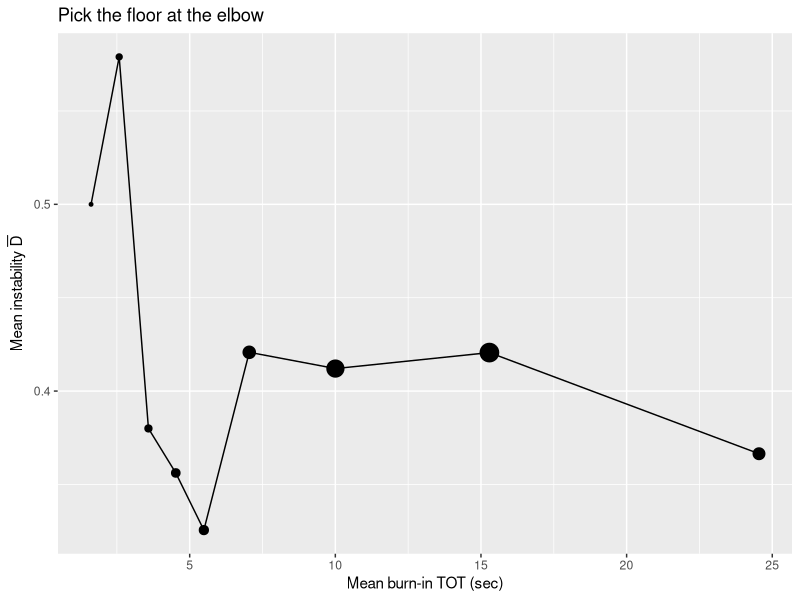
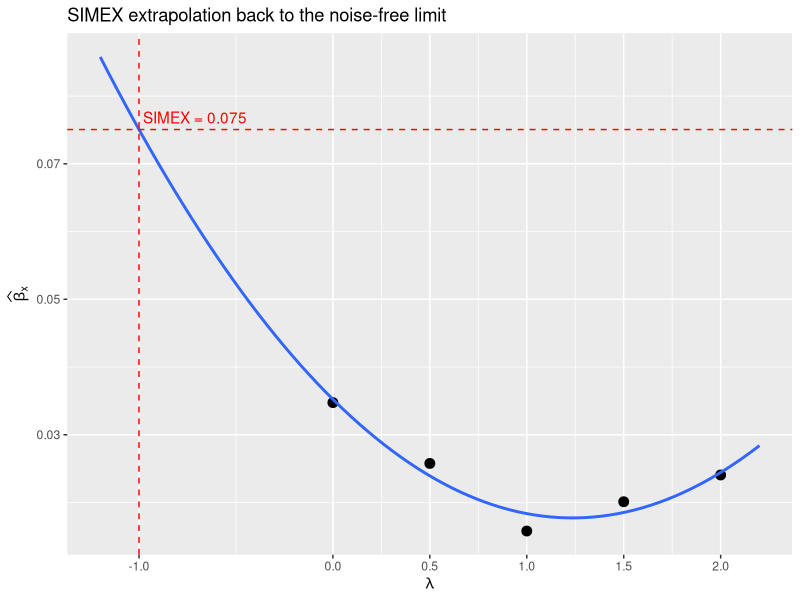
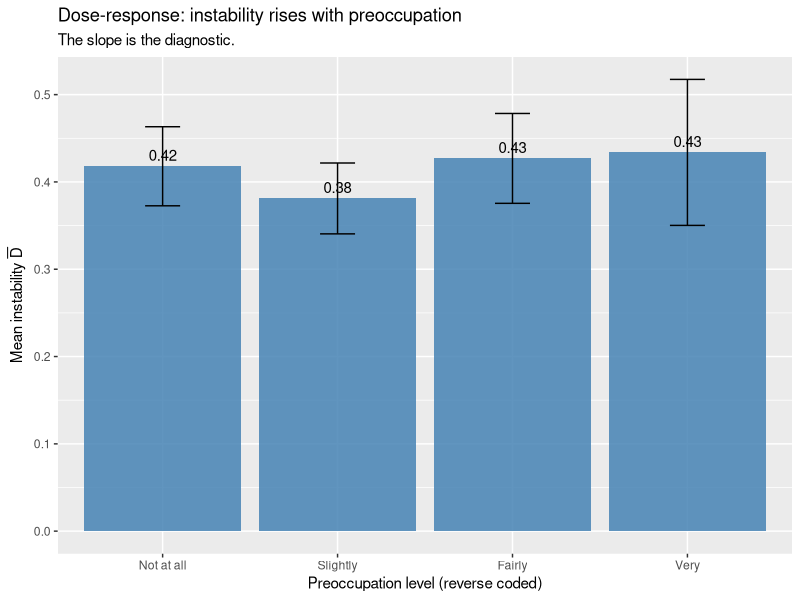

The R script that drew these images, in order:
## ---- chunk 1
suppressPackageStartupMessages(library(DiagrammeR))

DiagrammeR::grViz("
digraph cognitive {
  graph [rankdir = LR, splines = ortho, nodesep = 0.5, ranksep = 0.6]
  node  [shape = box, style = 'filled,rounded', fillcolor = '#dbe7f5',
         fontname = 'Helvetica', fontsize = 11, width = 1.6, height = 0.55]
  edge  [fontname = 'Helvetica', fontsize = 9, color = '#444444']

  Q   [label = 'Question\\nposed', fillcolor = '#cfead0']
  S1  [label = '1. Comprehension']
  S2  [label = '2. Retrieval']
  S3  [label = '3. Judgment']
  S4  [label = '4. Response selection']
  A   [label = 'Recorded\\nanswer', fillcolor = '#f2d9b1']

  E1  [label = 'Question wording\\nVague terms\\nDouble-barrelled items', shape = note, fillcolor = '#fdecec', height = 0.7, width = 1.7]
  E2  [label = 'Recall failure\\nAvailability bias\\nOmission of evidence', shape = note, fillcolor = '#fdecec', height = 0.7, width = 1.7]
  E3  [label = 'Anchoring\\nFraming\\nSatisficing\\nMood-as-information', shape = note, fillcolor = '#fdecec', height = 0.8, width = 1.7]
  E4  [label = 'Acquiescence\\nExtreme/midpoint\\nScale interpretation', shape = note, fillcolor = '#fdecec', height = 0.7, width = 1.7]

  Q -> S1 -> S2 -> S3 -> S4 -> A
  S1 -> E1 [style = dashed]
  S2 -> E2 [style = dashed]
  S3 -> E3 [style = dashed]
  S4 -> E4 [style = dashed]

  { rank = same; S1; E1 }
  { rank = same; S2; E2 }
  { rank = same; S3; E3 }
  { rank = same; S4; E4 }
}
", height = 360)
## ---- chunk 2
stages <- tibble::tibble(
  Stage             = c("1. Comprehension",
                        "2. Retrieval",
                        "3. Judgment",
                        "4. Response selection"),
  `Cognitive operation` = c("Parse syntax; assign reference; infer pragmatic meaning",
                            "Search memory for relevant beliefs, episodes, attitudes",
                            "Integrate retrieved evidence into a tentative answer",
                            "Map the answer onto the response options"),
  `Dominant error mechanism` = c("Question wording; vague terms; double-barrelled items",
                                 "Recall failure; availability; omission of relevant evidence",
                                 "Anchoring; framing; satisficing; mood-as-information",
                                 "Acquiescence; central tendency; extreme responding; scale interpretation")
)

knitr::kable(
  stages,
  caption = "The four-stage cognitive model of survey response and the dominant error mechanism at each stage. Adapted from @tourangeau2000psychology.",
  booktabs = TRUE
)
## ---- chunk 3
tse <- tibble::tibble(
  Component = c("Coverage error", "Sampling error", "Nonresponse error",
                "Measurement error (instrument)", "Measurement error (respondent)",
                "Processing error"),
  Source = c("Mismatch between the target population and the sampling frame",
             "Variation across samples of the same size from the same frame",
             "Differences between respondents and non-respondents in the realised sample",
             "Question wording, mode, interviewer, layout",
             "Comprehension, retrieval, judgment, response selection",
             "Coding, editing, weighting, imputation"),
  `Reducible by` = c("Better frame; multi-frame designs",
                     "Larger $n$; design-based variance reduction (Chapter on Sampling)",
                     "Targeted follow-up; weighting adjustments",
                     "Cognitive pretesting; mode harmonisation; question redesign",
                     "Better stage-1 and stage-4 design; *but not stage-2/3 noise*",
                     "Process audits; double coding")
)

knitr::kable(
  tse,
  caption = "The Total Survey Error framework. Adapted from @groves2009survey. The contribution of this chapter is concentrated in the respondent-side measurement-error row.",
  booktabs = TRUE
) |>
  kableExtra::kable_styling(latex_options = "scale_down",
                            bootstrap_options = "striped")
## ---- chunk 4
suppressPackageStartupMessages(library(DiagrammeR))

DiagrammeR::grViz("
digraph tse {
  graph [rankdir = TB, nodesep = 0.4, ranksep = 0.5]
  node  [shape = box, style = 'filled,rounded',
         fontname = 'Helvetica', fontsize = 10]
  edge  [color = '#444444']

  TSE [label = 'Total Survey Error', fillcolor = '#cfead0', fontsize = 12, height = 0.45, width = 2]

  REP [label = 'Representation\\n(who is in the data)', fillcolor = '#dbe7f5', height = 0.6, width = 2]
  MEA [label = 'Measurement\\n(what they report)', fillcolor = '#dbe7f5', height = 0.6, width = 2]

  C   [label = 'Coverage error', fillcolor = '#eef2f7']
  Sm  [label = 'Sampling error', fillcolor = '#eef2f7']
  N   [label = 'Nonresponse error', fillcolor = '#eef2f7']
  Mi  [label = 'Measurement error\\n(instrument)', fillcolor = '#eef2f7']
  Mr  [label = 'Measurement error\\n(respondent)', fillcolor = '#fcd7d2', penwidth = 2]
  Pe  [label = 'Processing error', fillcolor = '#eef2f7']

  IS  [label = 'Intrinsic\\nstochasticity', fillcolor = '#fcd7d2', shape = note, penwidth = 1]
  SD  [label = 'Social-desirability\\nbias', fillcolor = '#fcd7d2', shape = note]
  RS  [label = 'Response\\nstyles', fillcolor = '#fcd7d2', shape = note]
  CB  [label = 'Recall /\\ncognitive failure', fillcolor = '#fcd7d2', shape = note]

  TSE -> REP
  TSE -> MEA
  REP -> C; REP -> Sm; REP -> N
  MEA -> Mi; MEA -> Mr; MEA -> Pe
  Mr -> IS [style = dashed]
  Mr -> SD [style = dashed]
  Mr -> RS [style = dashed]
  Mr -> CB [style = dashed]
}
", height = 420)
## ---- chunk 5
val_tab <- tibble::tibble(
  Type = c("Content validity",
           "Criterion validity (concurrent)",
           "Criterion validity (predictive)",
           "Construct validity; convergent",
           "Construct validity; discriminant",
           "Face validity",
           "Known-groups validity"),
  Question = c("Do the items cover the full conceptual domain of the construct?",
               "Does the instrument correlate with a contemporaneous gold-standard measure?",
               "Does the instrument predict a future outcome of theoretical interest?",
               "Do measures of the same construct correlate strongly?",
               "Do measures of distinct constructs correlate weakly?",
               "Does the instrument *look* sensible to respondents and reviewers?",
               "Does the instrument differ between groups known to differ on the construct?"),
  `Standard test` = c("Expert review against a domain map",
                      "Pearson/polychoric correlation with the criterion",
                      "Out-of-sample predictive performance",
                      "Off-diagonal validity correlations in the MTMM matrix",
                      "Heterotrait correlations smaller than monotrait",
                      "Cognitive interviewing and pretest review",
                      "Two-sample $t$-test or known-group SEM")
)

knitr::kable(
  val_tab,
  caption = "Major types of validity in survey measurement, the question each addresses, and the standard test. Adapted from @cronbach1955construct and @campbell1959convergent.",
  booktabs = TRUE
) |>
  kableExtra::kable_styling(latex_options = "scale_down",
                            bootstrap_options = "striped")
## ---- chunk 6
rs_tab <- tibble::tibble(
  Style = c("Acquiescence (ARS)",
            "Disacquiescence (DARS)",
            "Extreme response style (ERS)",
            "Midpoint / central tendency (MRS)",
            "Net acquiescence (NARS)",
            "Noncontingent / random responding",
            "Straightlining",
            "Speeding"),
  Definition = c("Tendency to agree regardless of content",
                 "Tendency to disagree regardless of content",
                 "Tendency to choose scale endpoints",
                 "Tendency to choose the scale midpoint",
                 "ARS minus DARS in proportional terms",
                 "Random responses unrelated to item content",
                 "Same response across multiple grid items",
                 "Time on task below a content-comprehension floor"),
  `Detection (single item)` = c("Item-pair (positive vs. negated) agreement",
                                 "Item-pair (positive vs. negated) disagreement",
                                 "Greenleaf (1992) ERS scale",
                                 "Frequency of midpoint responses",
                                 "Composite of ARS and DARS",
                                 "Mahalanobis distance; consistency indices",
                                 "Within-row variance in matrix questions",
                                 "Within-respondent percentile of TOT"),
  `Mitigating design` = c("Reverse-coded items; balanced scales",
                          "Reverse-coded items; balanced scales",
                          "Avoid 7+ point unanchored scales",
                          "Even number of options forces non-midpoint",
                          "Balanced scales with reverse coding",
                          "Cognitive pretest; remove items respondents cannot interpret",
                          "Vary item order; avoid long matrix grids",
                          "Burn-in TOT floor (Section \\@ref(sec-tot))")
)

knitr::kable(
  rs_tab,
  caption = "Response-style taxonomy with detection diagnostics and mitigating design choices. Adapted from @baumgartner2001response, @greenleaf1992measuring, @krosnick1991, @vanvaerenbergh2013response, and @zhang2014speeding.",
  booktabs = TRUE
) |>
  kableExtra::kable_styling(latex_options = "scale_down",
                            bootstrap_options = "striped")
## ---- chunk 7
tradeoff <- tibble::tibble(
  Design = c("Wide-spaced panel waves",
             "Narrow-spaced panel waves",
             "Within-session replication"),
  `A1 (no change)` = c("Hard; world changes between waves",
                       "Easier; short interval",
                       "Trivially holds (single session)"),
  `A2 (no memory)` = c("Easy; long interval",
                       "Hard; recent question recalled",
                       "Holds with sufficient distractor items [@clayton2025]"),
  `A3 (attrition at random)` = c("Hard; selective attrition",
                                 "Easier; short interval",
                                 "Trivially holds (no inter-session attrition)")
)

knitr::kable(
  tradeoff,
  caption = "Identifying assumptions for $\\bar D$ across three replication designs. Within-session replication is the only design that can satisfy all three assumptions simultaneously.",
  booktabs = TRUE
)
## ---- chunk 8
rtt_table <- tibble::tibble(
  `D-bar`   = c(0.10, 0.10, 0.10, 0.20, 0.20, 0.20, 0.30, 0.30, 0.30),
  `p = Pr(C=1)` = rep(c(0.50, 0.30, 0.20), times = 3),
  `r_tt`     = c(0.80, 0.762, 0.688,
                 0.60, 0.524, 0.375,
                 0.40, 0.286, 0.062)
)

knitr::kable(
  rtt_table, digits = 3,
  caption = "Dependence of test--retest correlation on the response marginal. Three values of $\\bar D$ paired with three values of $p$. Same instability, very different $r_{tt}$.",
  booktabs = TRUE
)
## ---- chunk 9
two_vs_three <- tibble::tibble(
  Question = c("Will instrument improvement reduce the residual?",
               "Is the residual identified by within-session replication?",
               "Is the residual identified by classical test--retest?",
               "Does the residual attenuate regression coefficients?",
               "Does the residual cancel out in differences (DiD, RDD)?"),
  `Two-way (Lord-Novick)` = c("Always yes (by definition)",
                              "Yes",
                              "Yes (with caveats; see Heise simplex)",
                              "Yes, by attenuation factor",
                              "Yes, on average"),
  `Three-way (this chapter)` = c("Only $\\mathrm{Var}(M)$; $\\mathrm{Var}(S)$ irreducible",
                                 "$\\mathrm{Var}(M) + \\mathrm{Var}(S)$ identified jointly",
                                 "$\\mathrm{Var}(S)$ absorbed into the error term",
                                 "Yes for $\\mathrm{Var}(M)$; the $\\mathrm{Var}(S)$ part needs the correction in Section \\@ref(sec-attenuation-correction)",
                                 "Yes for both, on average")
)

knitr::kable(
  two_vs_three,
  caption = "Empirical implications of the three-way decomposition. Most differences from the classical two-way decomposition involve what the analyst can or cannot do about the residual.",
  booktabs = TRUE
) |>
  kableExtra::kable_styling(latex_options = "scale_down",
                            bootstrap_options = "striped")
## ---- chunk 10
analogs <- tibble::tibble(
  Field                      = c("Survey research (this chapter)",
                                 "Gene-expression noise [@elowitz2002]",
                                 "fMRI / neuroimaging",
                                 "Soft-matter / colloid physics",
                                 "Classical test theory [@lord1968]"),
  `Instrument-side variance` = c("Measurement error (M)",
                                 "Extrinsic noise",
                                 "Thermal / scanner noise",
                                 "Diffraction / optical limits",
                                 "Error of measurement"),
  `Subject-side variance`    = c("Intrinsic stochasticity (S)",
                                 "Intrinsic gene-expression noise",
                                 "Physiological / spontaneous activity",
                                 "Brownian motion",
                                 "True-score variation")
)

knitr::kable(
  analogs,
  caption = "Three-way variance decompositions across disciplines. The within-survey replicated DV plays the same role as the dual fluorescent reporter in the @elowitz2002 design: it isolates within-subject from across-subject variance.",
  booktabs = TRUE
)
## ---- chunk 11
states <- tibble::tibble(
  State           = c("Preoccupation", "Mind-wandering",
                      "Persona / mood self-report", "Attention checks (IMC)"),
  `Influenced by other items?` = c("No", "Yes", "No", "Yes"),
  `Under conscious control?`   = c("No", "No", "Yes", "Yes"),
  `Stable within session?`     = c("Yes", "No", "No", "No")
)

knitr::kable(
  states,
  caption = "Four psychological states evaluated as candidate filters. Only preoccupation satisfies all three properties.",
  booktabs = TRUE
)
## ---- chunk 12
filters <- tibble::tibble(
  Filter = c("Preoccupation",
             "Mind-wandering probe",
             "Persona / mood self-report",
             "Attention checks (IMC)"),
  `(1) Exogenous to items?`   = c("Yes", "No",  "Yes", "No"),
  `(2) Not consciously chosen?` = c("Yes", "Yes", "No",  "No"),
  `(3) Predicts instability?` = c("Yes", "Yes", "Yes", "Mixed"),
  `(4) Not a treatment?`      = c("Yes", "Yes", "Yes", "No"),
  `(5) Stable in-survey?`     = c("Yes", "No",  "No",  "No"),
  Verdict = c("Use as primary",
              "Research only",
              "Research only",
              "Avoid as primary")
)

knitr::kable(
  filters,
  caption = "Filter candidates evaluated against the five criteria. Preoccupation is the only candidate satisfying all five and is the recommended primary filter.",
  booktabs = TRUE
) |>
  kableExtra::kable_styling(latex_options = "scale_down",
                            bootstrap_options = "striped")
## ---- chunk 13
library(dplyr)
library(tidyr)

set.seed(20260506)
n <- 1500

respondents <- tibble(respondent_id = 1:n) |>
  mutate(
    age_group = sample(
      c("18-25", "26-40", "41-60", "61+"), n,
      replace = TRUE, prob = c(0.25, 0.35, 0.25, 0.15)
    ),
    preoccupation = sample(
      1:4, n, replace = TRUE,
      prob = c(0.10, 0.24, 0.36, 0.30)
    ),
    bi_tot_mean    = pmax(
      1.5,
      rgamma(n, shape = 4, scale = 3) -
        0.5 * (5 - preoccupation) +
        ifelse(age_group == "61+", 4, 0)
    ),
    bi_below_floor = bi_tot_mean < 6,
    pi_i           = plogis(rnorm(n, mean = 0.30, sd = 1.20)),
    Q1a            = rbinom(n, 1, pi_i),
    pi_eff         = pmin(0.95, pmax(0.05,
      pi_i + rnorm(n, 0,
                   0.05 + 0.05 * (5 - preoccupation) +
                   0.10  * bi_below_floor)
    )),
    Q1b            = rbinom(n, 1, pi_eff),
    D              = as.integer(Q1a != Q1b),
    x_covariate    = rnorm(n)
  )

dplyr::glimpse(respondents)
## ---- chunk 14
baseline_d <- respondents |>
  summarise(
    n      = dplyr::n(),
    D_mean = mean(D),
    D_se   = sqrt(D_mean * (1 - D_mean) / n)
  )

knitr::kable(
  baseline_d, digits = 4,
  caption = "Sample-mean instability with Wald standard error."
)
## ---- chunk 15
suppressPackageStartupMessages(library(boot))

set.seed(101)
boot_d  <- boot::boot(
  respondents$D,
  statistic = function(d, i) mean(d[i]),
  R = 2000
)
boot_ci <- boot::boot.ci(boot_d, type = c("perc", "bca"))

ci_table <- tibble::tibble(
  estimator = c("percentile", "BCa"),
  lower     = c(boot_ci$percent[4], boot_ci$bca[4]),
  upper     = c(boot_ci$percent[5], boot_ci$bca[5])
)

knitr::kable(
  ci_table, digits = 4,
  caption = "Bootstrap 95% confidence intervals for $\\bar D$."
)
## ---- chunk 16
library(ggplot2)

floor_df <- respondents |>
  mutate(tot_bin = cut(bi_tot_mean,
                       breaks = c(0, 2, 3, 4, 5, 6, 8, 12, 20, 60),
                       include.lowest = TRUE)) |>
  group_by(tot_bin) |>
  summarise(
    tot_mid  = mean(bi_tot_mean),
    D_mean   = mean(D),
    n_in_bin = dplyr::n(),
    .groups  = "drop"
  )

ggplot(floor_df, aes(tot_mid, D_mean)) +
  geom_point(aes(size = n_in_bin)) +
  geom_line() +
  scale_size_continuous(guide = "none") +
  labs(x = "Mean burn-in TOT (sec)",
       y = expression(paste("Mean instability ", bar(D))),
       title = "Pick the floor at the elbow")
## ---- chunk 17
respondents_q <- respondents |>
  mutate(
    filter_outcome = dplyr::case_when(
      bi_below_floor       ~ "drop_floor",
      preoccupation == 1L  ~ "flag_very_preocc",
      preoccupation == 2L  ~ "flag_fairly_preocc",
      TRUE                 ~ "keep"
    ),
    filter_outcome = factor(
      filter_outcome,
      levels = c("keep", "flag_fairly_preocc",
                 "flag_very_preocc", "drop_floor")
    )
  )

filter_summary <- respondents_q |>
  count(filter_outcome) |>
  mutate(pct = 100 * n / sum(n))

knitr::kable(
  filter_summary, digits = 1,
  caption = "Filter outcome distribution after applying TOT floor and preoccupation flag."
)
## ---- chunk 18
estimands <- dplyr::bind_rows(
  respondents_q |>
    summarise(sample = "Full sample (incl. flagged)",
              n        = dplyr::n(),
              mean_Q1a = mean(Q1a),
              D        = mean(D)),
  respondents_q |>
    dplyr::filter(filter_outcome != "drop_floor") |>
    summarise(sample = "Drop floor-failers only",
              n        = dplyr::n(),
              mean_Q1a = mean(Q1a),
              D        = mean(D)),
  respondents_q |>
    dplyr::filter(filter_outcome == "keep") |>
    summarise(sample = "Drop floor-failers and unflag",
              n        = dplyr::n(),
              mean_Q1a = mean(Q1a),
              D        = mean(D))
)

knitr::kable(
  estimands, digits = 4,
  caption = "Side-by-side estimates under three filter regimes. Movement in the mean across regimes signals how much the quality filter is doing to the substantive conclusion."
)
## ---- chunk 19
suppressPackageStartupMessages(library(lme4))

long_df <- respondents |>
  dplyr::select(respondent_id, Q1a, Q1b) |>
  tidyr::pivot_longer(c(Q1a, Q1b), names_to = "admin", values_to = "C")

m_pi <- lme4::glmer(
  C ~ 1 + (1 | respondent_id),
  data   = long_df,
  family = binomial(link = "logit")
)

eb_lp  <- coef(m_pi)$respondent_id[, "(Intercept)"]
pi_hat <- plogis(eb_lp)

pi_compare <- tibble(
  respondent_id = as.integer(rownames(coef(m_pi)$respondent_id)),
  pi_hat        = pi_hat
) |>
  dplyr::left_join(respondents |> dplyr::select(respondent_id, pi_i),
                   by = "respondent_id")

with(pi_compare, cor(pi_hat, pi_i))
## ---- chunk 20
fit <- glm(Q1a ~ x_covariate, data = respondents, family = binomial())
beta_naive <- coef(fit)["x_covariate"]

D_bar <- mean(respondents$D)
correction_factor <- sqrt(1 - 2 * D_bar)
beta_corrected    <- beta_naive / correction_factor

set.seed(7)
B <- 2000
boot_corr <- replicate(B, {
  idx <- sample.int(nrow(respondents), replace = TRUE)
  d   <- respondents[idx, ]
  fb  <- coef(glm(Q1a ~ x_covariate, data = d, family = binomial()))[
    "x_covariate"
  ]
  Db  <- mean(d$D)
  fb / sqrt(pmax(1 - 2 * Db, .Machine$double.eps))
})
boot_ci_corr <- quantile(boot_corr, c(0.025, 0.975))

attn_table <- tibble::tibble(
  quantity = c("D_bar",
               "Misclassification rate q",
               "Attenuation factor (1 - 2q)",
               "Naive beta_x",
               "Corrected beta_x",
               "Bootstrap 95% CI lower",
               "Bootstrap 95% CI upper"),
  value    = c(D_bar,
               (1 - sqrt(1 - 2 * D_bar)) / 2,
               sqrt(1 - 2 * D_bar),
               beta_naive,
               beta_corrected,
               boot_ci_corr[1],
               boot_ci_corr[2])
)

knitr::kable(
  attn_table, digits = 4,
  caption = "Closed-form attenuation correction for a binary outcome regressed on a continuous covariate, with paired-bootstrap 95% CI."
)
## ---- chunk 21
library(ggplot2)

set.seed(11)
q_hat <- (1 - sqrt(1 - 2 * mean(respondents$D))) / 2

flip_outcome <- function(y, q) {
  flip <- rbinom(length(y), 1, q)
  ifelse(flip == 1, 1 - y, y)
}

lambdas <- c(0.0, 0.5, 1.0, 1.5, 2.0)
B_simex <- 200

simex_df <- tibble::tibble(lambda = lambdas) |>
  rowwise() |>
  mutate(
    beta = mean(replicate(B_simex, {
      q_lambda <- pmin(0.499, q_hat * (1 + lambda))
      y_noisy  <- flip_outcome(respondents$Q1a, q_lambda - q_hat)
      coef(glm(y_noisy ~ respondents$x_covariate,
               family = binomial()))["respondents$x_covariate"]
    }))
  ) |>
  ungroup()

quad_fit <- lm(beta ~ lambda + I(lambda^2), data = simex_df)
beta_simex <- as.numeric(predict(quad_fit, newdata = data.frame(lambda = -1)))

ggplot(simex_df, aes(lambda, beta)) +
  geom_point(size = 3) +
  geom_smooth(method = "lm", formula = y ~ x + I(x^2),
              se = FALSE, fullrange = TRUE) +
  geom_vline(xintercept = -1, linetype = "dashed", colour = "red") +
  geom_hline(yintercept = beta_simex, linetype = "dashed",
             colour = "red") +
  annotate("text", x = -1, y = beta_simex,
           label = sprintf(" SIMEX = %.3f", beta_simex),
           hjust = 0, vjust = -0.5, colour = "red") +
  scale_x_continuous(limits = c(-1.2, 2.2),
                     breaks = c(-1, 0, 0.5, 1, 1.5, 2)) +
  labs(x = expression(lambda),
       y = expression(widehat(beta)[x]),
       title = "SIMEX extrapolation back to the noise-free limit")
## ---- chunk 22
library(ggplot2)

preocc_summary <- respondents |>
  dplyr::group_by(preoccupation) |>
  dplyr::summarise(
    D_mean = mean(D),
    D_se   = sd(D) / sqrt(dplyr::n()),
    n      = dplyr::n(),
    .groups = "drop"
  ) |>
  dplyr::mutate(preocc_label = factor(
    preoccupation,
    levels = 4:1,
    labels = c("Not at all", "Slightly", "Fairly", "Very")
  ))

ggplot(preocc_summary, aes(preocc_label, D_mean)) +
  geom_col(fill = "steelblue", alpha = 0.85) +
  geom_errorbar(aes(ymin = D_mean - 1.96 * D_se,
                    ymax = D_mean + 1.96 * D_se),
                width = 0.2) +
  geom_text(aes(label = sprintf("%.2f", D_mean)),
            vjust = -0.5, size = 3.8) +
  labs(x = "Preoccupation level (reverse coded)",
       y = expression(paste("Mean instability ", bar(D))),
       title = "Dose-response: instability rises with preoccupation",
       subtitle = "The slope is the diagnostic.")
## ---- chunk 23
set.seed(31)

# Simulate a 10-item attitude grid alongside the existing data so the
# careless-responding diagnostics have realistic input. In practice these
# come from the actual instrument.
n <- nrow(respondents)
K_grid <- 10
grid_items <- matrix(
  rbinom(n * K_grid, size = 4, prob = plogis(rnorm(n))) + 1L,
  nrow = n, ncol = K_grid,
  dimnames = list(NULL, paste0("g", seq_len(K_grid)))
)
# Inject straightlining for a subset
straight_idx <- sample(seq_len(n), size = round(0.05 * n))
grid_items[straight_idx, ] <- 3L

# Long-string: longest run of identical responses within each row.
long_string_run <- function(x) {
  r <- rle(as.integer(x))$lengths
  max(r)
}
LS <- apply(grid_items, 1, long_string_run)

# Within-respondent SD across the grid; near-zero suggests straightlining.
grid_sd <- apply(grid_items, 1, sd)

# Person-total correlation: respondent's response vector vs the sample mean
# response vector across items.
item_means <- colMeans(grid_items)
person_total <- apply(grid_items, 1, function(r) {
  if (sd(r) == 0) NA_real_ else suppressWarnings(cor(r, item_means))
})

# Mahalanobis distance on the grid
m_dist <- mahalanobis(
  grid_items,
  center = colMeans(grid_items),
  cov    = cov(grid_items)
)

careless_df <- tibble::tibble(
  metric = c("Mean long-string max",
             "Median long-string max",
             "% respondents with long-string >= 7",
             "Median within-respondent SD across grid",
             "% respondents with grid SD == 0",
             "Median person-total correlation",
             "% respondents with person-total correlation < 0",
             "Mahalanobis: % above chi^2(10) 95th percentile",
             "% below burn-in TOT floor"),
  value  = c(round(mean(LS), 2),
             round(median(LS), 2),
             round(100 * mean(LS >= 7), 1),
             round(median(grid_sd), 2),
             round(100 * mean(grid_sd == 0), 1),
             round(median(person_total, na.rm = TRUE), 3),
             round(100 * mean(person_total < 0, na.rm = TRUE), 1),
             round(100 * mean(m_dist > qchisq(0.95, df = K_grid)), 1),
             round(100 * mean(respondents$bi_below_floor), 1))
)

knitr::kable(
  careless_df,
  caption = "Careless-responding diagnostic indices computed on a simulated 10-item attitude grid alongside the burn-in TOT floor. Long-string, within-respondent SD, person-total correlation, and Mahalanobis distance follow @meade2012identifying and @curran2016methods. Apply jointly: respondents who fail two or more indices are stronger candidates for flagging than respondents who fail only one."
)
## ---- chunk 24
quality_block <- tibble::tibble(
  metric = c("N recruited",
             "N after floor drop",
             "N unflagged (strictest)",
             "D bar (full sample)",
             "D bar (unflagged)",
             "% very preoccupied",
             "% below TOT floor",
             "Median burn-in TOT (sec)",
             "Naive beta_x",
             "Corrected beta_x"),
  value  = c(nrow(respondents),
             sum(respondents_q$filter_outcome != "drop_floor"),
             sum(respondents_q$filter_outcome == "keep"),
             round(mean(respondents$D), 3),
             round(mean(respondents_q$D[
               respondents_q$filter_outcome == "keep"
             ]), 3),
             round(100 * mean(respondents$preoccupation == 1L), 1),
             round(100 * mean(respondents$bi_below_floor), 1),
             round(median(respondents$bi_tot_mean), 1),
             round(beta_naive, 3),
             round(beta_corrected, 3))
)

knitr::kable(
  quality_block,
  caption = "Data-quality block for the methods section. Includes both the descriptive quality metrics and the corrected substantive estimate."
)
## ---- chunk 25
sensitive_methods <- tibble::tibble(
  Method = c("Direct questioning",
             "Randomised response [@warner1965randomized]",
             "List experiment [@blair2012statistical]",
             "Endorsement experiment [@bullock2011statistical]"),
  `Best for` = c("Mildly sensitive items where social-desirability bias is moderate",
                 "Highly sensitive items in interviewer-administered modes",
                 "Highly sensitive items in self-administered modes",
                 "Measuring support for stigmatised groups via policy attribution"),
  `Variance penalty` = c("None (baseline)",
                         "$1 / (2p-1)^2$",
                         "Substantial (depends on list length and treatment shift)",
                         "Substantial"),
  `Cognitive cost`   = c("Low", "Moderate", "Low (just count items)",
                         "Low (just rate the policy)")
)

knitr::kable(
  sensitive_methods,
  caption = "Comparison of sensitive-question methods. The right method depends on the sensitivity of the topic, the survey mode, and the variance budget.",
  booktabs = TRUE
) |>
  kableExtra::kable_styling(latex_options = "scale_down",
                            bootstrap_options = "striped")
## ---- chunk 26
suppressPackageStartupMessages(library(DiagrammeR))

DiagrammeR::grViz("
digraph sensitive {
  graph [rankdir = TB, nodesep = 0.35, ranksep = 0.55]
  node  [shape = box, style = 'filled,rounded',
         fontname = 'Helvetica', fontsize = 10]

  Q1 [label = 'How sensitive\\nis the item?', shape = diamond, fillcolor = '#fff4cc', width = 1.8]
  Q2 [label = 'Even a\\nyes/no count\\ncarries stigma?', shape = diamond, fillcolor = '#fff4cc', width = 1.9]
  Q3 [label = 'Mode?', shape = diamond, fillcolor = '#fff4cc', width = 1.4]

  M0 [label = 'Direct questioning\\n(baseline)', fillcolor = '#cfead0']
  M1 [label = 'List experiment\\n(item count technique)\\nBlair and Imai (2012)', fillcolor = '#dbe7f5']
  M2 [label = 'Randomised response\\nWarner (1965)', fillcolor = '#dbe7f5']
  M3 [label = 'Endorsement experiment\\nBullock, Imai and Shapiro (2011)', fillcolor = '#dbe7f5']

  Q1 -> M0 [label = 'mild', fontsize = 9]
  Q1 -> Q2 [label = 'highly\\nsensitive', fontsize = 9]
  Q2 -> M3 [label = 'yes', fontsize = 9]
  Q2 -> Q3 [label = 'no', fontsize = 9]
  Q3 -> M1 [label = 'self-administered\\n(web, ACASI)', fontsize = 9]
  Q3 -> M2 [label = 'interviewer-administered\\n(F2F, phone)', fontsize = 9]
}
", height = 420)
## ---- chunk 27
checklist <- tibble::tibble(
  Item = c("Pre-registration of sample size and analysis plan",
           "Disclosure of all measured items and conditions",
           "Disclosure of all exclusions",
           "Specification curve for the headline estimate",
           "Replication ($\\bar D$) on the key DV",
           "Posted raw data and analysis code"),
  Reference = c("@simmons2011false",
                "@simmons2011false",
                "@simmons2011false",
                "@simonsohn2020specification",
                "This chapter; @clayton2025",
                "@simonsohn2013just")
)

knitr::kable(
  checklist,
  caption = "Robustness checklist for survey-based papers. Each row is a now-standard requirement in the better social-science journals.",
  booktabs = TRUE
)
